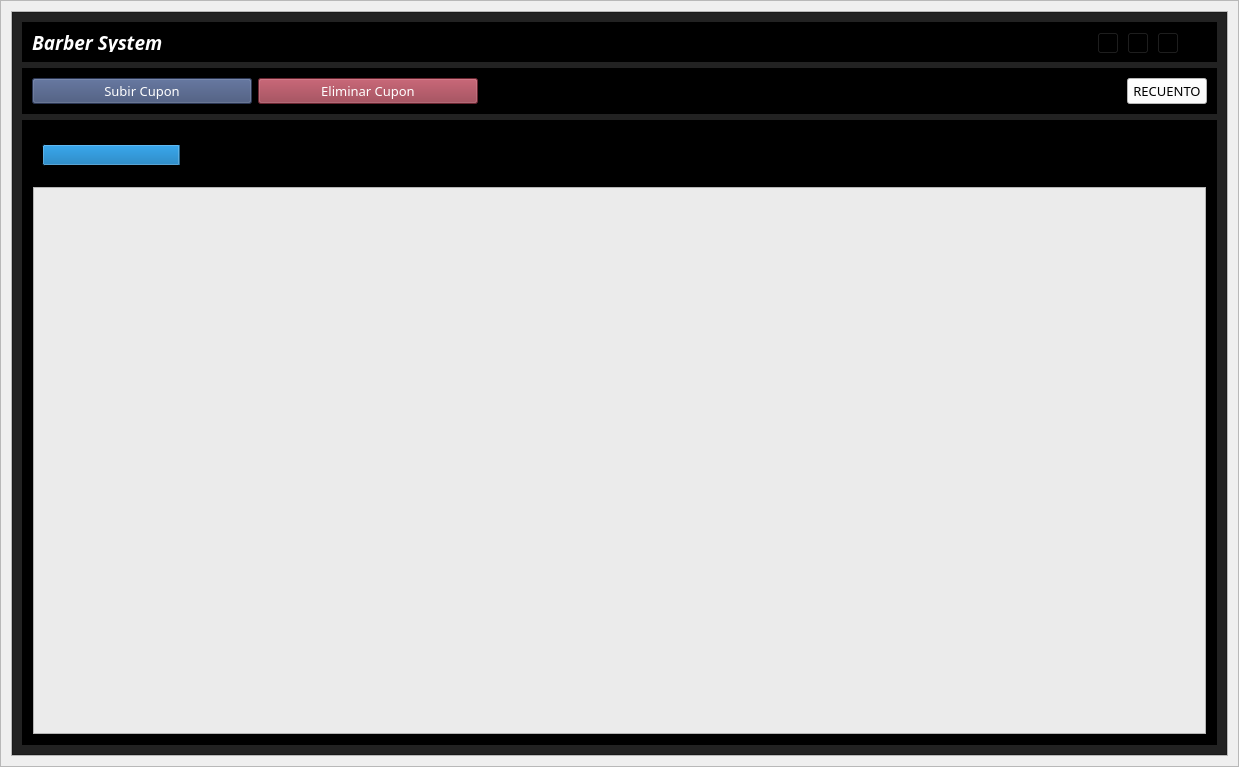
<?xml version="1.0" encoding="UTF-8"?>
<ui version="4.0">
 <class>MainWindow</class>
 <widget class="QWidget" name="MainWindow">
  <property name="geometry">
   <rect>
    <x>0</x>
    <y>0</y>
    <width>1239</width>
    <height>767</height>
   </rect>
  </property>
  <property name="windowTitle">
   <string>Form</string>
  </property>
  <layout class="QVBoxLayout" name="verticalLayout">
   <property name="spacing">
    <number>0</number>
   </property>
   <property name="leftMargin">
    <number>0</number>
   </property>
   <property name="topMargin">
    <number>0</number>
   </property>
   <property name="rightMargin">
    <number>0</number>
   </property>
   <property name="bottomMargin">
    <number>0</number>
   </property>
   <item>
    <widget class="QFrame" name="central_widget_frame">
     <property name="frameShape">
      <enum>QFrame::StyledPanel</enum>
     </property>
     <property name="frameShadow">
      <enum>QFrame::Raised</enum>
     </property>
     <layout class="QVBoxLayout" name="shadow_layout">
      <property name="spacing">
       <number>0</number>
      </property>
      <property name="leftMargin">
       <number>10</number>
      </property>
      <property name="topMargin">
       <number>10</number>
      </property>
      <property name="rightMargin">
       <number>10</number>
      </property>
      <property name="bottomMargin">
       <number>10</number>
      </property>
      <item>
       <widget class="QFrame" name="background_frame">
        <property name="frameShape">
         <enum>QFrame::StyledPanel</enum>
        </property>
        <property name="frameShadow">
         <enum>QFrame::Raised</enum>
        </property>
        <layout class="QVBoxLayout" name="verticalLayout_2">
         <property name="spacing">
          <number>0</number>
         </property>
         <property name="leftMargin">
          <number>0</number>
         </property>
         <property name="topMargin">
          <number>0</number>
         </property>
         <property name="rightMargin">
          <number>0</number>
         </property>
         <property name="bottomMargin">
          <number>0</number>
         </property>
         <item>
          <widget class="QFrame" name="content_frame">
           <property name="minimumSize">
            <size>
             <width>0</width>
             <height>0</height>
            </size>
           </property>
           <property name="styleSheet">
            <string notr="true">background-color: rgb(34, 34, 34);</string>
           </property>
           <property name="frameShape">
            <enum>QFrame::StyledPanel</enum>
           </property>
           <property name="frameShadow">
            <enum>QFrame::Raised</enum>
           </property>
           <layout class="QVBoxLayout" name="verticalLayout_7">
            <property name="spacing">
             <number>6</number>
            </property>
            <property name="leftMargin">
             <number>9</number>
            </property>
            <property name="topMargin">
             <number>9</number>
            </property>
            <property name="rightMargin">
             <number>9</number>
            </property>
            <property name="bottomMargin">
             <number>9</number>
            </property>
            <item>
             <widget class="QFrame" name="frame_nav">
              <property name="minimumSize">
               <size>
                <width>0</width>
                <height>40</height>
               </size>
              </property>
              <property name="maximumSize">
               <size>
                <width>16777215</width>
                <height>40</height>
               </size>
              </property>
              <property name="styleSheet">
               <string notr="true">background-color: rgb(0, 0, 0);</string>
              </property>
              <property name="frameShape">
               <enum>QFrame::StyledPanel</enum>
              </property>
              <property name="frameShadow">
               <enum>QFrame::Raised</enum>
              </property>
              <layout class="QHBoxLayout" name="horizontalLayout_6">
               <item>
                <widget class="QLabel" name="label_tittle">
                 <property name="font">
                  <font>
                   <family>Tw Cen MT</family>
                   <pointsize>14</pointsize>
                   <weight>75</weight>
                   <italic>true</italic>
                   <bold>true</bold>
                  </font>
                 </property>
                 <property name="styleSheet">
                  <string notr="true">color: rgb(255, 255, 255) ;</string>
                 </property>
                 <property name="text">
                  <string>Barber System</string>
                 </property>
                </widget>
               </item>
               <item>
                <widget class="QFrame" name="butttons_holder_frame">
                 <property name="minimumSize">
                  <size>
                   <width>110</width>
                   <height>30</height>
                  </size>
                 </property>
                 <property name="maximumSize">
                  <size>
                   <width>110</width>
                   <height>16777215</height>
                  </size>
                 </property>
                 <property name="frameShape">
                  <enum>QFrame::StyledPanel</enum>
                 </property>
                 <property name="frameShadow">
                  <enum>QFrame::Raised</enum>
                 </property>
                 <widget class="QToolButton" name="minimize_button">
                  <property name="geometry">
                   <rect>
                    <x>0</x>
                    <y>0</y>
                    <width>22</width>
                    <height>22</height>
                   </rect>
                  </property>
                  <property name="text">
                   <string>...</string>
                  </property>
                  <property name="icon">
                   <iconset resource="source.qrc">
                    <normaloff>:/images_to_icon/minimize-window.png</normaloff>:/images_to_icon/minimize-window.png</iconset>
                  </property>
                 </widget>
                 <widget class="QToolButton" name="restore_button">
                  <property name="geometry">
                   <rect>
                    <x>30</x>
                    <y>0</y>
                    <width>22</width>
                    <height>22</height>
                   </rect>
                  </property>
                  <property name="text">
                   <string>...</string>
                  </property>
                  <property name="icon">
                   <iconset resource="source.qrc">
                    <normaloff>:/images_to_icon/restore-window.png</normaloff>:/images_to_icon/restore-window.png</iconset>
                  </property>
                 </widget>
                 <widget class="QToolButton" name="maximize_button">
                  <property name="geometry">
                   <rect>
                    <x>30</x>
                    <y>0</y>
                    <width>22</width>
                    <height>22</height>
                   </rect>
                  </property>
                  <property name="text">
                   <string>...</string>
                  </property>
                  <property name="icon">
                   <iconset resource="source.qrc">
                    <normaloff>:/images_to_icon/maximize-window.png</normaloff>:/images_to_icon/maximize-window.png</iconset>
                  </property>
                 </widget>
                 <widget class="QToolButton" name="close_button">
                  <property name="geometry">
                   <rect>
                    <x>60</x>
                    <y>0</y>
                    <width>22</width>
                    <height>22</height>
                   </rect>
                  </property>
                  <property name="text">
                   <string>...</string>
                  </property>
                  <property name="icon">
                   <iconset resource="source.qrc">
                    <normaloff>:/images_to_icon/close-window.png</normaloff>:/images_to_icon/close-window.png</iconset>
                  </property>
                 </widget>
                </widget>
               </item>
              </layout>
             </widget>
            </item>
            <item>
             <widget class="QFrame" name="frame_superior">
              <property name="maximumSize">
               <size>
                <width>16777215</width>
                <height>65</height>
               </size>
              </property>
              <property name="styleSheet">
               <string notr="true">QFrame{
background-color: rgb(0, 0, 0);
}



QPushButton{
	background-color: rgb(212, 172, 13 );
	color: white;
}

QPushButton:hover{
	
	background-color: rgb(154, 125, 10);
}



</string>
              </property>
              <property name="frameShape">
               <enum>QFrame::StyledPanel</enum>
              </property>
              <property name="frameShadow">
               <enum>QFrame::Raised</enum>
              </property>
              <layout class="QHBoxLayout" name="horizontalLayout_2">
               <property name="spacing">
                <number>6</number>
               </property>
               <property name="topMargin">
                <number>9</number>
               </property>
               <item>
                <widget class="QPushButton" name="operador_button">
                 <property name="minimumSize">
                  <size>
                   <width>220</width>
                   <height>0</height>
                  </size>
                 </property>
                 <property name="font">
                  <font>
                   <family>Tw Cen MT Condensed Extra Bold</family>
                   <pointsize>10</pointsize>
                  </font>
                 </property>
                 <property name="styleSheet">
                  <string notr="true">QPushButton{
	background-color: rgb(60, 76, 116 );
	color: white;
}

QPushButton:hover{
	
	background-color: rgb(39, 49, 73 );
}
</string>
                 </property>
                 <property name="text">
                  <string>Subir Cupon</string>
                 </property>
                </widget>
               </item>
               <item>
                <widget class="QPushButton" name="ceo_button">
                 <property name="minimumSize">
                  <size>
                   <width>220</width>
                   <height>0</height>
                  </size>
                 </property>
                 <property name="font">
                  <font>
                   <family>Tw Cen MT Condensed Extra Bold</family>
                   <pointsize>10</pointsize>
                  </font>
                 </property>
                 <property name="styleSheet">
                  <string notr="true">QPushButton{
	background-color: rgb(148, 52, 68  );
	color: white;
}

QPushButton:hover{
	
	background-color: rgb(97, 35, 45);
}
</string>
                 </property>
                 <property name="text">
                  <string>Eliminar Cupon</string>
                 </property>
                </widget>
               </item>
               <item>
                <widget class="QLabel" name="label_2">
                 <property name="styleSheet">
                  <string notr="true">color: white;</string>
                 </property>
                 <property name="text">
                  <string/>
                 </property>
                </widget>
               </item>
               <item>
                <spacer name="horizontalSpacer">
                 <property name="orientation">
                  <enum>Qt::Horizontal</enum>
                 </property>
                 <property name="sizeHint" stdset="0">
                  <size>
                   <width>110</width>
                   <height>20</height>
                  </size>
                 </property>
                </spacer>
               </item>
               <item>
                <widget class="QPushButton" name="recuento_button">
                 <property name="minimumSize">
                  <size>
                   <width>35</width>
                   <height>0</height>
                  </size>
                 </property>
                 <property name="maximumSize">
                  <size>
                   <width>16777215</width>
                   <height>16777215</height>
                  </size>
                 </property>
                 <property name="font">
                  <font>
                   <family>Tw Cen MT Condensed Extra Bold</family>
                   <pointsize>10</pointsize>
                  </font>
                 </property>
                 <property name="styleSheet">
                  <string notr="true">

QPushButton{
	background-color: rgb(255, 255, 255);
color: rgb(0, 0, 0);
}

QPushButton:hover{
	
	
	background-color: rgb(98, 98, 98);
}
</string>
                 </property>
                 <property name="text">
                  <string>RECUENTO</string>
                 </property>
                </widget>
               </item>
              </layout>
             </widget>
            </item>
            <item>
             <widget class="QFrame" name="frame_action">
              <property name="styleSheet">
               <string notr="true">background-color: rgb(0, 0, 0);</string>
              </property>
              <property name="frameShape">
               <enum>QFrame::StyledPanel</enum>
              </property>
              <property name="frameShadow">
               <enum>QFrame::Raised</enum>
              </property>
              <layout class="QVBoxLayout" name="verticalLayout_5">
               <item>
                <widget class="QFrame" name="frame_5">
                 <property name="minimumSize">
                  <size>
                   <width>0</width>
                   <height>50</height>
                  </size>
                 </property>
                 <property name="frameShape">
                  <enum>QFrame::StyledPanel</enum>
                 </property>
                 <property name="frameShadow">
                  <enum>QFrame::Raised</enum>
                 </property>
                 <layout class="QHBoxLayout" name="horizontalLayout_5">
                  <item>
                   <widget class="QProgressBar" name="progressBar">
                    <property name="value">
                     <number>24</number>
                    </property>
                   </widget>
                  </item>
                  <item>
                   <spacer name="horizontalSpacer_2">
                    <property name="orientation">
                     <enum>Qt::Horizontal</enum>
                    </property>
                    <property name="sizeHint" stdset="0">
                     <size>
                      <width>40</width>
                      <height>20</height>
                     </size>
                    </property>
                   </spacer>
                  </item>
                  <item>
                   <layout class="QHBoxLayout" name="horizontalLayout_3">
                    <property name="spacing">
                     <number>0</number>
                    </property>
                    <property name="rightMargin">
                     <number>0</number>
                    </property>
                   </layout>
                  </item>
                 </layout>
                </widget>
               </item>
               <item>
                <widget class="QFrame" name="frame">
                 <property name="frameShape">
                  <enum>QFrame::StyledPanel</enum>
                 </property>
                 <property name="frameShadow">
                  <enum>QFrame::Raised</enum>
                 </property>
                 <layout class="QVBoxLayout" name="verticalLayout_8">
                  <property name="spacing">
                   <number>0</number>
                  </property>
                  <property name="leftMargin">
                   <number>0</number>
                  </property>
                  <property name="topMargin">
                   <number>0</number>
                  </property>
                  <property name="rightMargin">
                   <number>0</number>
                  </property>
                  <property name="bottomMargin">
                   <number>0</number>
                  </property>
                  <item>
                   <widget class="QTableView" name="tableView">
                    <property name="styleSheet">
                     <string notr="true">background-color: rgb(235, 235, 235);</string>
                    </property>
                   </widget>
                  </item>
                 </layout>
                </widget>
               </item>
              </layout>
             </widget>
            </item>
           </layout>
          </widget>
         </item>
        </layout>
       </widget>
      </item>
     </layout>
    </widget>
   </item>
  </layout>
 </widget>
 <resources>
  <include location="source.qrc"/>
 </resources>
 <connections/>
</ui>
